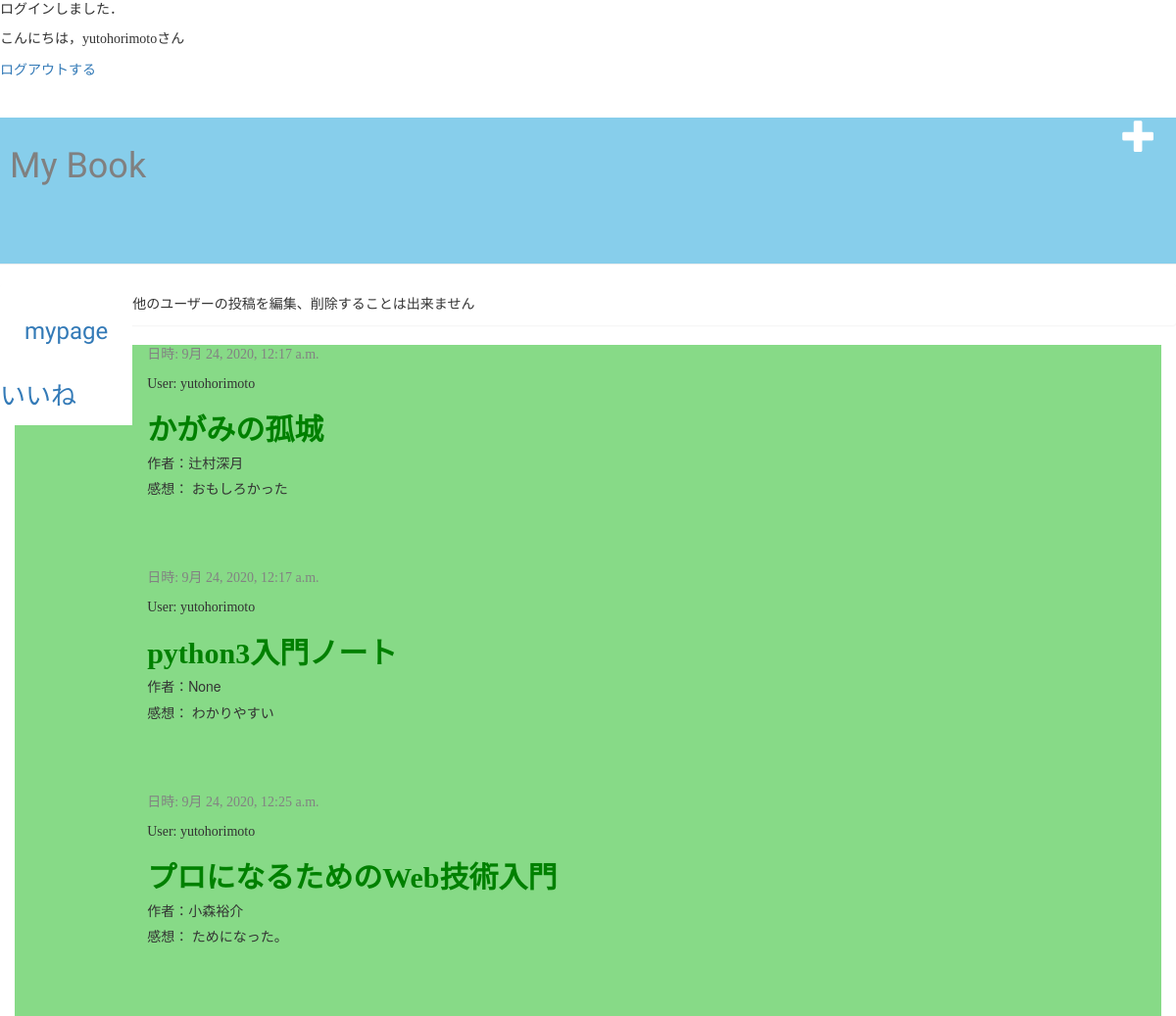
The app's page /mypage/ (signed in), older data.
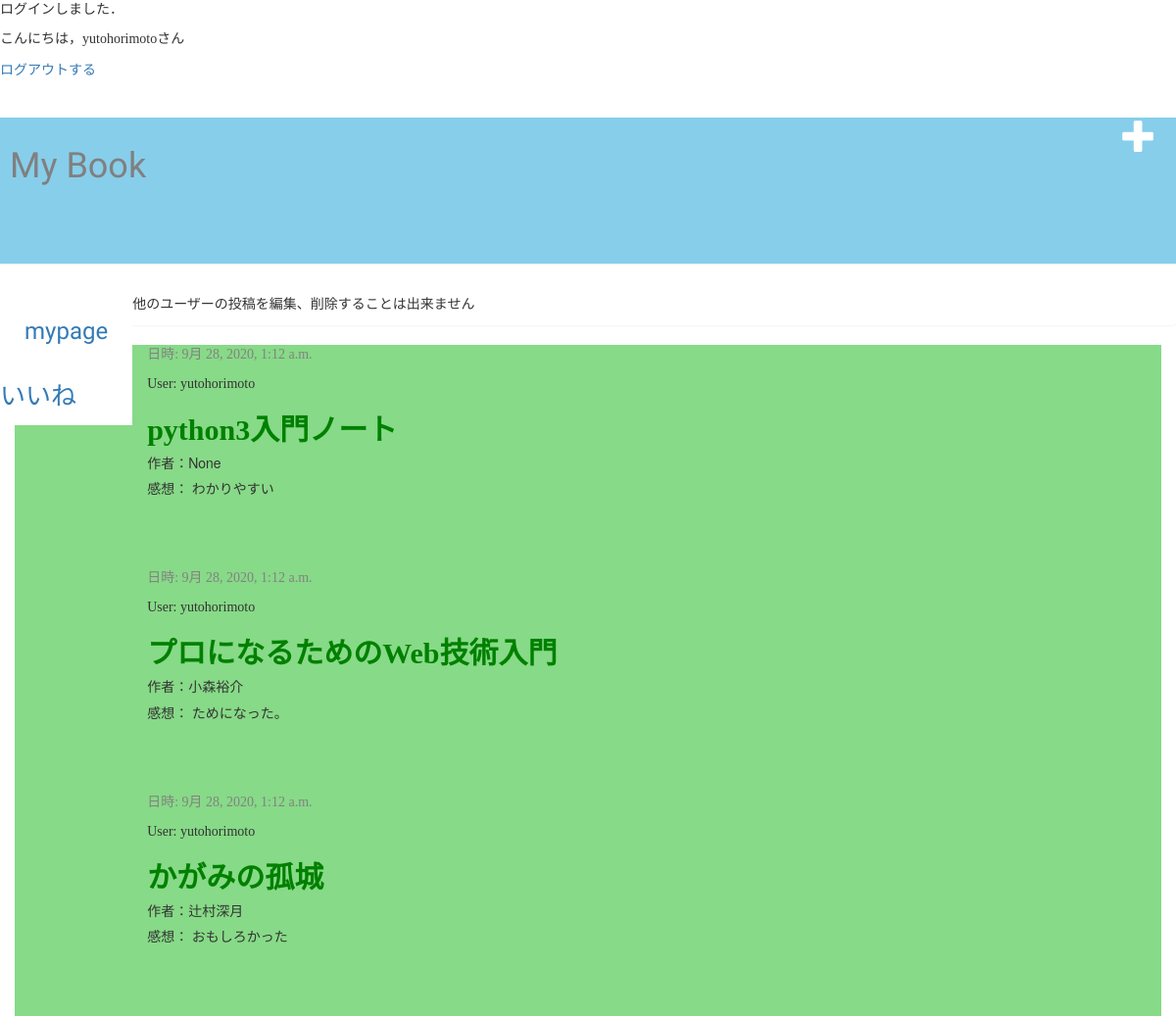
The same page, newer data.
### mybook/models.py (models this page shows, shortened)
class Post(models.Model):
    author = models.ForeignKey(settings.AUTH_USER_MODEL, on_delete=models.CASCADE)
    book_title = models.CharField(max_length=50)
    book_author = models.CharField(max_length=20,blank=True, null=True)
    book_label = models.IntegerField(choices=label_choices,blank=True, null=True)
    book_int = models.CharField(max_length=200,blank=True, null=True)
    text = models.TextField()
    rate = models.IntegerField(choices = rate_choice ,blank=False, default=1)
    like_num = models.IntegerField(default=0)
    created_date = models.DateTimeField(default=timezone.now)
    published_date = models.DateTimeField(blank=True, null=True)

### mybook/views.py (the view)
# urls.py: path('mypage/',views.MyPageView.as_view(),name ='mypage'),
class MyPageView(ListView):
    template_name = 'mybook/mypage.html'
    context_object_name = 'posts'
    def get_queryset(self):
        queryset = Post.objects.filter(published_date__lte=timezone.now(),author=self.request.user).order_by('published_date')
        return queryset

### mybook/templates/mybook/mypage.html (shortened to what this page needs)
{% load static %}
<html>
    <head>
        <link rel="stylesheet" href="//maxcdn.bootstrapcdn.com/bootstrap/3.2.0/css/bootstrap.min.css">
        <link rel="stylesheet" href="//maxcdn.bootstrapcdn.com/bootstrap/3.2.0/css/bootstrap-theme.min.css">
        <link rel="stylesheet" href="{% static 'css/mybook.css' %}">
    </head>
    <body>
            {% if user.id  %}
            <p>ログインしました．</p>
            <p>こんにちは，{{ user.username }}さん</p>
            <a href="{% url 'logout' %}">ログアウトする</a>
            {% else %}
            <a href="{% url 'login' %}">ログイン</a>
            <a href="{% url 'create_account' %}">アカウント作成</a>
            {% endif %}
        <div  class="page-header">
            <a href="{% url 'post_new' %}" class="top-menu"><span class="glyphicon glyphicon-plus"></span></a>
            <h1><a href="/">My Book</a></h1>
        </div>
        <div class ='mypage'>
            <h3><a href ="{% url 'mypage' %}">mypage</a></h3>
            <p><a href ="{% url 'mylike' %}">いいね</a></p>
        </div>
        <div class='alert'>
            <p>他のユーザーの投稿を編集、削除することは出来ません</p>
        </div>
        <div class="content container">
            <div class="row">
                <div class="col-md-8">
                    {% for post in posts %}
                    <div class="post">
                        <div class="date">
                            <p>日時: {{ post.published_date }}</p>
                        </div>
                        <p>User: {{ post.author}}</p>
                        <h2><a href="{% url 'post_detail' pk=post.pk %}">{{ post.book_title }}</a></h2>
                        <h5>作者：{{post.book_author}}</h5>
                        <p>感想： {{ post.text|linebreaksbr }}</p>
                    </div>
                {% endfor %}
                </div>
            </div>
        </div>
    </body>
</html>

Row changes from the older to the newer data that the page shows:
changed Post "python3入門ノート": published_date "9月 24, 2020, 12:17 a.m." → "9月 28, 2020, 1:12 a.m."
changed Post "プロになるためのWeb技術入門": published_date "9月 24, 2020, 12:25 a.m." → "9月 28, 2020, 1:12 a.m."
changed Post "かがみの孤城": published_date "9月 24, 2020, 12:17 a.m." → "9月 28, 2020, 1:12 a.m."; moves down the list
